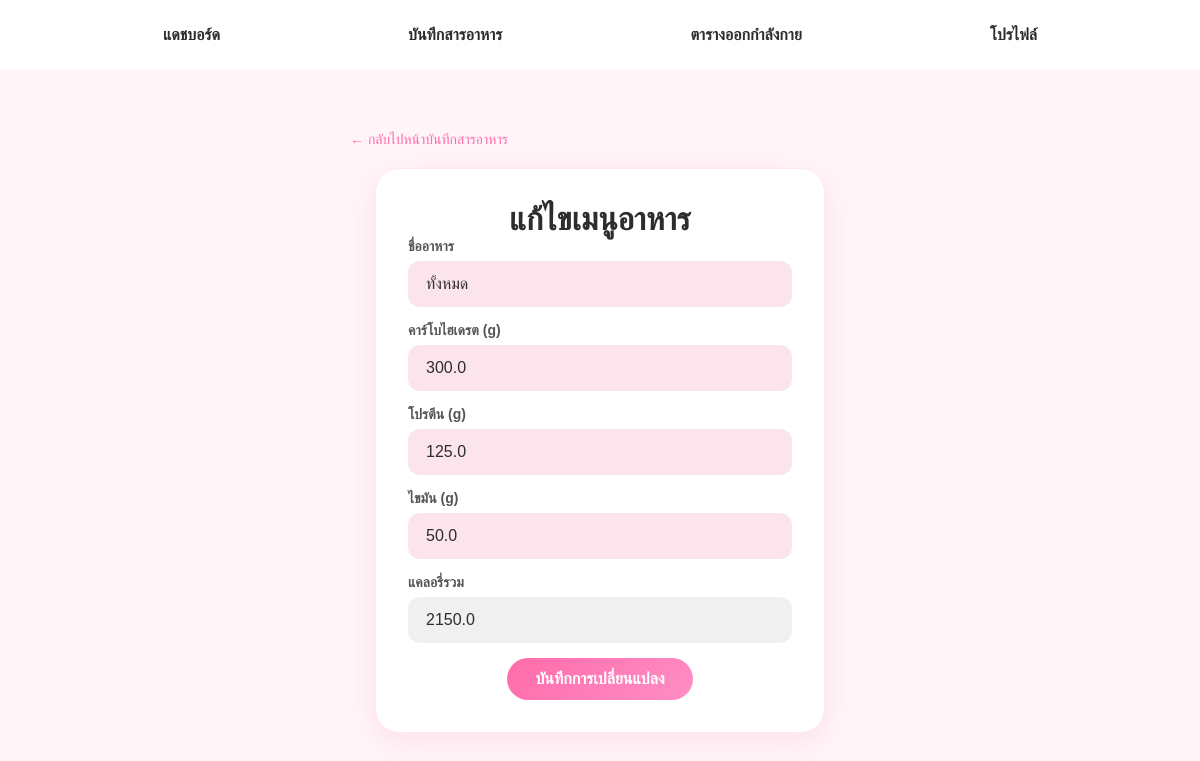
The app's page /edit_food/3 (signed in) with its own data.
### tables this page shows
CREATE TABLE food_logs (
            id INTEGER PRIMARY KEY AUTOINCREMENT,
            user_id INTEGER NOT NULL,
            user_type TEXT NOT NULL,
            food_name TEXT NOT NULL,
            calories REAL NOT NULL,
            carb REAL DEFAULT 0,
            protein REAL DEFAULT 0,
            fat REAL DEFAULT 0,
            log_date DATE DEFAULT CURRENT_DATE,
            created_at DATETIME DEFAULT CURRENT_TIMESTAMP
        );

### app.py (the view, shortened to what this page needs)
@app.route("/edit_food/<int:food_id>", methods=["GET", "POST"])
def edit_food(food_id):
    if "user_id" not in session:
        return redirect("/login")
    user_id = session["user_id"]
    db = get_db()
    db.row_factory = sqlite3.Row
    c = db.cursor()
    c.execute("""
        SELECT * FROM food_logs
        WHERE id=? AND user_id=?
    """, (food_id, user_id))
    food = c.fetchone()
    if not food:
        db.close()
        return "ไม่พบรายการอาหาร"
    db.close()
    return render_template("edit_food.html", food=food)

### database.py (called while the page is built)
def get_db():
    conn = sqlite3.connect("EatForFit.db")
    conn.row_factory = sqlite3.Row
    return conn

### templates/edit_food.html (shortened to what this page needs)
<!DOCTYPE html>
<html lang="th">
<head>
    <link rel="stylesheet" href="{{ url_for('static', filename='CSS/eatforfit.css') }}">
</head>
<body>
    <div style="margin-top: 30px; text-align: left; max-width: 500px; margin-left: auto; margin-right: auto;">
        <a href="/food_log" style="text-decoration: none; color: #FF6BA9; font-size: 14px;">←
            กลับไปหน้าบันทึกสารอาหาร</a>
    </div>
    <div class="container">
        <nav>
            <a href="/dashboard">แดชบอร์ด</a>
            <a href="/food_log">บันทึกสารอาหาร</a>
            <a href="/workout">ตารางออกกำลังกาย</a>
            <a href="/profile">โปรไฟล์</a>
        </nav>
        <div class="card">
            <h1 class="page-title" style="margin-top: 0;">แก้ไขเมนูอาหาร</h1>
            <form method="post" class="form-container">
                <div class="form-group">
                    <label>ชื่ออาหาร</label>
                    <input class="tb" type="text" name="food_name" value="{{ food.food_name or '' }}"
                        placeholder="ชื่ออาหาร">
                </div>
                <div class="form-group">
                    <label>คาร์โบไฮเดรต (g)</label>
                    <input class="tb" type="number" step="0.1" name="carb" id="carb" value="{{ food.carb or '' }}"
                        oninput="calculateCal()">
                </div>
                <div class="form-group">
                    <label>โปรตีน (g)</label>
                    <input class="tb" type="number" step="0.1" name="protein" id="protein"
                        value="{{ food.protein or '' }}" oninput="calculateCal()">
                </div>
                <div class="form-group">
                    <label>ไขมัน (g)</label>
                    <input class="tb" type="number" step="0.1" name="fat" id="fat" value="{{ food.fat or '' }}"
                        oninput="calculateCal()">
                </div>
                <div class="form-group">
                    <label>แคลอรี่รวม</label>
                    <input class="tb" type="number" name="cal" id="cal" value="{{ food.calories or '' }}"
                        readonly style="background: #f0f0f0;">
                </div>
                <div class="form-actions">
                    <button class="btsubmit" type="submit">บันทึกการเปลี่ยนแปลง</button>
                </div>
            </form>
        </div>
    </div>
</body>
</html>

### static/CSS/eatforfit.css (style rules this page uses)
* { box-sizing: border-box; font-family: 'Prompt', Arial, Helvetica, sans-serif; margin: 0; padding: 0; }
body { color: #2D2D2D; background-color: #FFF5F8; text-align: center; padding-top: 100px; padding-bottom: 40px; }
nav { background-color: #ffffff; width: 100%; height: 70px; display: flex; position: fixed; justify-content: space-evenly; align-items: center; padding: 0 20px; gap: 30px; top: 0; left: 0; z-index: 1000; }
nav a { color: #2D2D2D; font-weight: bold; text-decoration: none; padding: 10px 15px; border-radius: 32px; transition: all 0.3s ease; }
.container { max-width: 1200px; margin: 0 auto; padding: 0 20px; }
.card { background: #ffffff; border-radius: 24px; box-shadow: 0 8px 30px rgba(255,107,169,0.15); width: 100%; max-width: 450px; padding: 32px; margin: 20px auto; border: 1px solid rgba(255, 182, 204, 0.3); }
.form-group { display: flex; flex-direction: column; text-align: left; margin-bottom: 15px; }
.form-group label { font-size: 14px; font-weight: bold; margin-bottom: 6px; color: #555; }
.tb { width: 100%; color: #2D2D2D; background-color: #FCE4EC; border: 2px solid transparent; border-radius: 12px; padding: 12px 16px; font-size: 16px; transition: all 0.3s ease; }
.btsubmit { background: linear-gradient(135deg, #FF6BA9, #FF8EC6); color: white; border: none; border-radius: 24px; padding: 12px 28px; font-size: 16px; font-weight: bold; cursor: pointer; transition: opacity 0.3s; }

### records on screen
food_logs: food_name "ทั้งหมด", carb "300.0", protein "125.0", fat "50.0", cal "2150.0"
